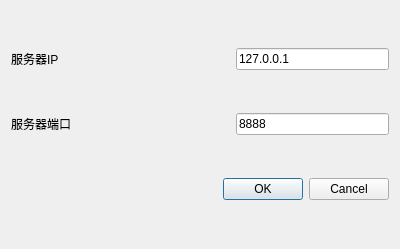
<?xml version="1.0" encoding="UTF-8"?>
<ui version="4.0">
 <class>JoinDialog</class>
 <widget class="QDialog" name="JoinDialog">
  <property name="geometry">
   <rect>
    <x>0</x>
    <y>0</y>
    <width>400</width>
    <height>249</height>
   </rect>
  </property>
  <property name="windowTitle">
   <string>Dialog</string>
  </property>
  <layout class="QGridLayout" name="gridLayout">
   <item row="0" column="0">
    <widget class="QLabel" name="label_4">
     <property name="text">
      <string>服务器IP</string>
     </property>
    </widget>
   </item>
   <item row="0" column="1">
    <spacer name="horizontalSpacer_4">
     <property name="orientation">
      <enum>Qt::Horizontal</enum>
     </property>
     <property name="sizeHint" stdset="0">
      <size>
       <width>115</width>
       <height>20</height>
      </size>
     </property>
    </spacer>
   </item>
   <item row="0" column="2">
    <widget class="QLineEdit" name="setServerIP">
     <property name="text">
      <string>127.0.0.1</string>
     </property>
     <property name="readOnly">
      <bool>false</bool>
     </property>
    </widget>
   </item>
   <item row="1" column="0">
    <widget class="QLabel" name="label_5">
     <property name="text">
      <string>服务器端口</string>
     </property>
    </widget>
   </item>
   <item row="1" column="1">
    <spacer name="horizontalSpacer_5">
     <property name="orientation">
      <enum>Qt::Horizontal</enum>
     </property>
     <property name="sizeHint" stdset="0">
      <size>
       <width>115</width>
       <height>20</height>
      </size>
     </property>
    </spacer>
   </item>
   <item row="1" column="2">
    <widget class="QLineEdit" name="setServerPot">
     <property name="text">
      <string>8888</string>
     </property>
     <property name="readOnly">
      <bool>true</bool>
     </property>
    </widget>
   </item>
   <item row="2" column="0" colspan="3">
    <widget class="QDialogButtonBox" name="buttonBox">
     <property name="orientation">
      <enum>Qt::Horizontal</enum>
     </property>
     <property name="standardButtons">
      <set>QDialogButtonBox::Cancel|QDialogButtonBox::Ok</set>
     </property>
    </widget>
   </item>
  </layout>
 </widget>
 <resources/>
 <connections>
  <connection>
   <sender>buttonBox</sender>
   <signal>accepted()</signal>
   <receiver>JoinDialog</receiver>
   <slot>accept()</slot>
   <hints>
    <hint type="sourcelabel">
     <x>248</x>
     <y>254</y>
    </hint>
    <hint type="destinationlabel">
     <x>157</x>
     <y>274</y>
    </hint>
   </hints>
  </connection>
  <connection>
   <sender>buttonBox</sender>
   <signal>rejected()</signal>
   <receiver>JoinDialog</receiver>
   <slot>reject()</slot>
   <hints>
    <hint type="sourcelabel">
     <x>316</x>
     <y>260</y>
    </hint>
    <hint type="destinationlabel">
     <x>286</x>
     <y>274</y>
    </hint>
   </hints>
  </connection>
 </connections>
</ui>
